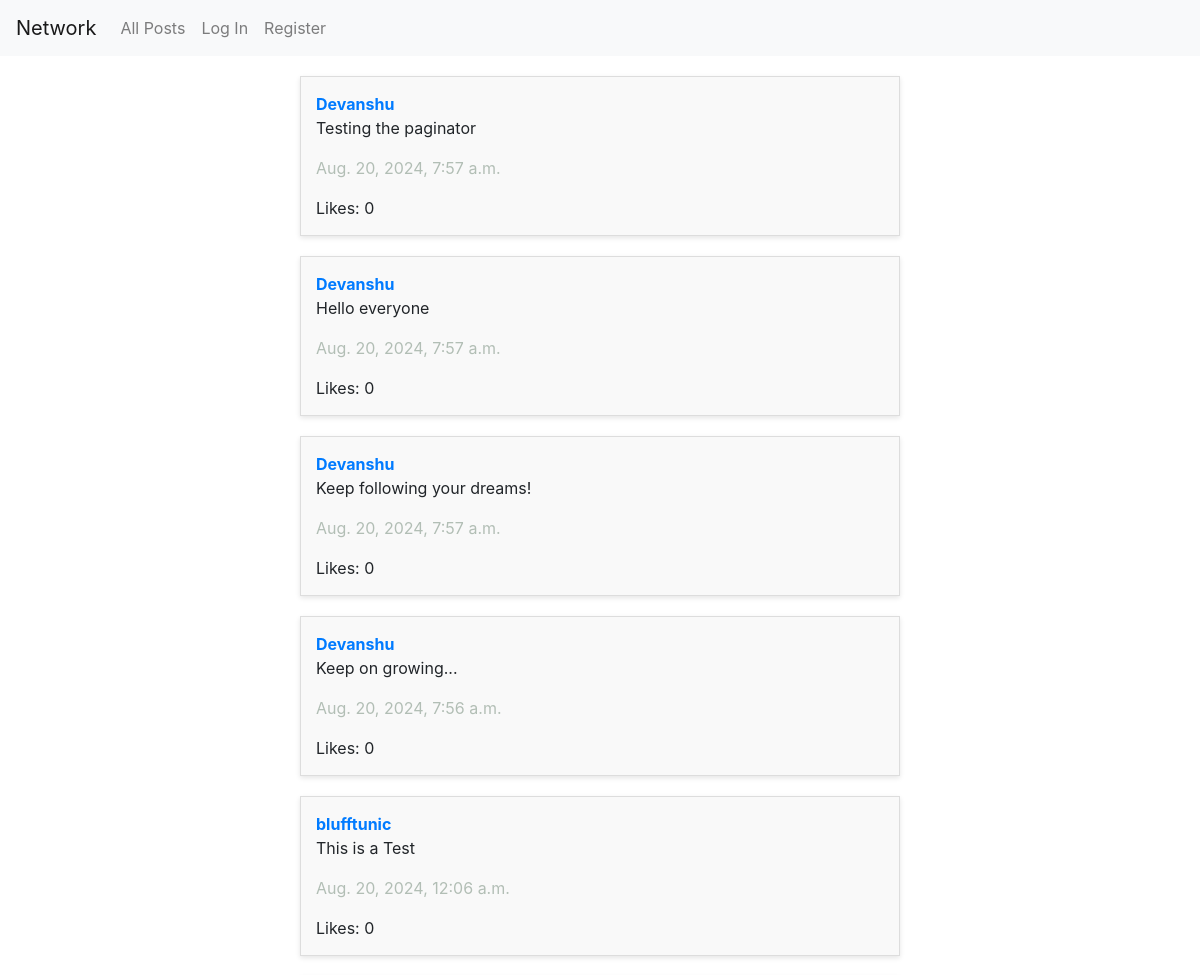
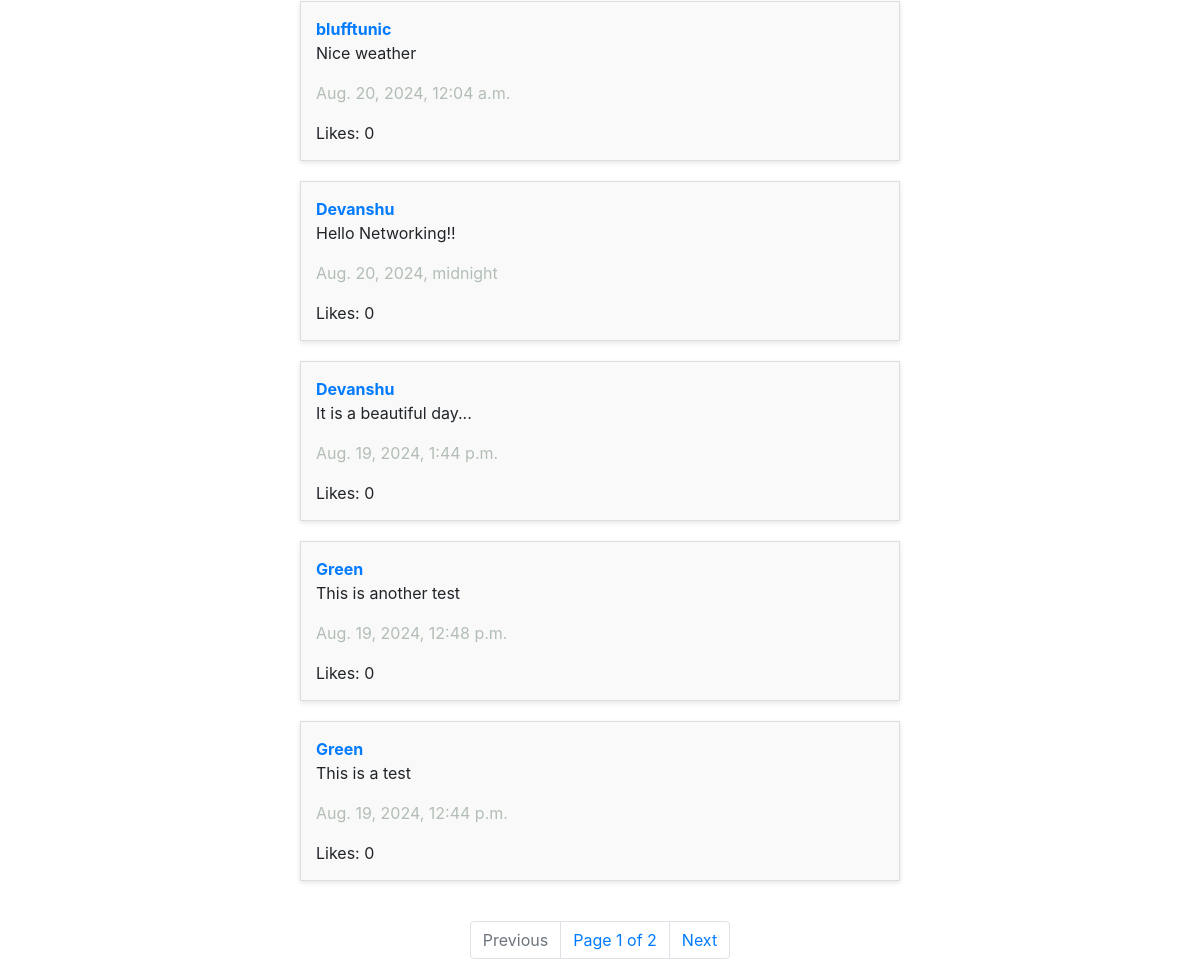
The page / on the database its author committed (2 pictures, top to bottom).
### network/models.py (models this page shows, shortened)
class Post(models.Model):
    user = models.ForeignKey(User, on_delete=models.CASCADE, related_name="userpost")
    text = models.TextField()
    likes = models.IntegerField(blank=True, null=True)
    timestamp = models.DateTimeField(auto_now_add=True)

class User(AbstractUser):
    followers = models.IntegerField(blank=True, null=True)
    following = models.IntegerField(blank=True, null=True)

### network/views.py (the view)
# urls.py: path("", views.index, name="index"),
def index(request):
    posts = Post.objects.all().order_by('-id')
    p = Paginator(posts, 10)
    page_number = request.GET.get('page')
    page_obj = p.get_page(page_number)
    try:
        page_obj = p.get_page(page_number)
    except PageNotAnInteger:
        page_obj = p.page(1)
    except EmptyPage:
        page_obj = p.page(p.num_pages)
    return render(request, "network/index.html", {
        "posts":page_obj,
        "page_obj":page_obj
    })

### network/templates/network/index.html (shortened to what this page needs)
{% extends "network/layout.html" %}
{% block body %}
    <div id="posts">
        {% for post in page_obj %}
            <div id="post">
                <a href="{% url 'profile_page' user_id=post.user.id %}" id="user"><strong>{{ post.user }}</strong></a>
                <br>
                <p>{{ post.text }}</p>
                <p id="timestamp">{{ post.timestamp }}</p>
                Likes: {{ post.likes }}
            </div>
        {% endfor %}
    </div>
    <nav class="Page-navigation">
        <ul class="pagination">
            {% if page_obj.has_previous %}
                <li class="page-item">
                    <a class="page-link" href="?page={{ page_obj.previous_page_number }}" tabindex="-1">Previous</a>
                </li>
            {% else %}
                <li class="page-item disabled">
                    <a class="page-link" tabindex="-1" aria-disabled="true">Previous</a>
                </li>
            {% endif %}
            <li class="page-link">Page {{ page_obj.number }} of {{ page_obj.paginator.num_pages }}</li>
            {% if page_obj.has_next %}
                <li class="page-item">
                    <a class="page-link" href="?page={{ page_obj.next_page_number }}">Next</a>
                </li>
            {% else %}
                <li class="page-item disabled">
                    <a class="page-link" aria-disabled="true">Next</a>
                </li>
            {% endif %}
        </ul>
    </nav>
{% endblock %}

### network/static/network/styles.css (style rules this page uses)
body { background-image: url("https://images.pexels.com/photos/531880/pexels-photo-531880.jpeg?auto=compress&cs=tinysrgb&w=600https://images.pexels.com/photos/956999/milky-way-starry-sky-night-sky-star-956999.jpeg?auto=compress&cs=tinysrgb&w=600"); background-repeat: no-repeat; background-size: cover; background-position: center; }
#posts { display: flex; flex-direction: column; align-items: center; margin: 20px auto; width: 50%; }
#post { background-color: #f9f9f9; border: 1px solid #ddd; padding: 15px; margin-bottom: 20px; width: 100%; box-shadow: 0px 2px 5px rgba(0, 0, 0, 0.1); }
#user { color: #007bff; text-decoration: none; }
#timestamp { color:#B2BEB5; }
.Page-navigation { display: flex; flex-direction: column; align-items: center; }

### rows shown on the page
Post: user "Devanshu", text "Testing the paginator", timestamp "Aug. 20, 2024, 7:57 a.m.", likes "0"
Post: user "Devanshu", text "Hello everyone", timestamp "Aug. 20, 2024, 7:57 a.m.", likes "0"
Post: user "Devanshu", text "Keep following your dreams!", timestamp "Aug. 20, 2024, 7:57 a.m.", likes "0"
Post: user "Devanshu", text "Keep on growing...", timestamp "Aug. 20, 2024, 7:56 a.m.", likes "0"
Post: user "blufftunic", text "This is a Test", timestamp "Aug. 20, 2024, 12:06 a.m.", likes "0"
Post: user "blufftunic", text "Nice weather", timestamp "Aug. 20, 2024, 12:04 a.m.", likes "0"
Post: user "Devanshu", text "Hello Networking!!", timestamp "Aug. 20, 2024, midnight", likes "0"
Post: user "Devanshu", text "It is a beautiful day...", timestamp "Aug. 19, 2024, 1:44 p.m.", likes "0"
Post: user "Green", text "This is another test", timestamp "Aug. 19, 2024, 12:48 p.m.", likes "0"
Post: user "Green", text "This is a test", timestamp "Aug. 19, 2024, 12:44 p.m.", likes "0"

### other values the page prints
{{ page_obj.number }} "1"
{{ page_obj.paginator.num_pages }} "2"
